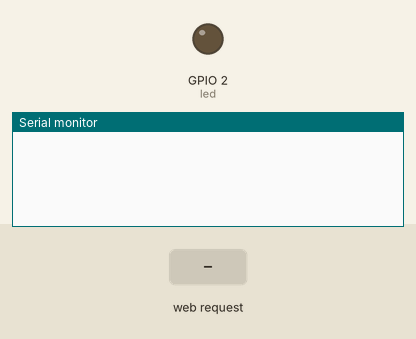
This sketch was run on a simulated ESP8266 (NodeMCU). On the bench: output pins drawn as LEDs (lit = HIGH), the last lines printed to the serial monitor. Inputs (shaded band) come from the test bench. WiFi joins after 1.5 s; servers stay silent unless stated.

Above: at 2.7 s.
2.8 s: HTTP request GET /leitura received
At 3.5 s:
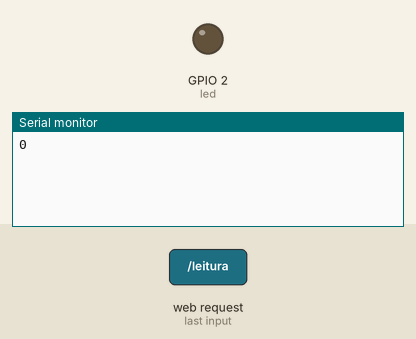
4.5 s: HTTP request GET /leituraz received
At 5.8 s:
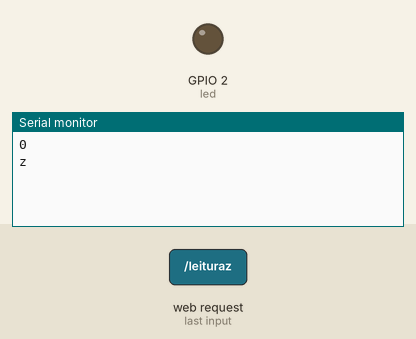

Measured:
- after the input at 2.8 s, the serial monitor: prints a new line after 0.20 s (image 1)
- after the input at 4.5 s, the serial monitor: prints a new line at once (image 2)

The sketch:

esp8266_cliente.ino
```cpp
#include <ESP8266WiFi.h>
#include <WiFiClient.h>
#include <ESP8266WebServer.h>
//#include <ESP8266mDNS.h>
#include <ArduinoOTA.h>

#ifndef STASSID
#define STASSID "Sscagnolato"
#define STAPSK  "saicapeta666"
#endif

const char* ssid = STASSID;
const char* password = STAPSK;
const char* host_ota = "ESP_BLAZER";   //Nome que o NodeMCU tera na rede OTA


ESP8266WebServer server(80);

const int led = LED_BUILTIN;
String incomming="c";

void handleRoot() {
  String pagina="Leitura = ";
  pagina +=  incomming;
  server.send(200, "text/plain", pagina);
}


void leitura() {
  // envia uma string para o arduino via serial, requisitando os dados dos sensores
  Serial.println("0");   // 0 = comando de requisicao de leitura
   server.send(200, "text/plain", "solicitacao de leitura enviada");
}

void leituraz() {
  // envia uma string para o arduino via serial, requisitando os dados dos sensores
  Serial.println("z");   // 0 = comando de requisicao de leitura
   server.send(200, "text/plain", "solicitacao de leitura enviada com z");
}

void setup(void) {
  pinMode(led, OUTPUT);
  digitalWrite(led, 0);
  Serial.begin(9600);
  WiFi.mode(WIFI_STA);
  WiFi.begin(ssid, password);

  //DEFINIÇÃO DE IP FIXO PARA O ESP
  IPAddress ip(192,168,1,110);
  IPAddress gateway(192,168,1,1);
  IPAddress subnet(255,255,255,0);
  WiFi.config(ip, gateway, subnet, gateway);


  // Wait for connection
  while (WiFi.status() != WL_CONNECTED) {
    delay(500);
  }


  server.on("/", handleRoot);

  server.on("/inline", []() {
    server.send(200, "text/plain", "ESP 8266 FUNCIONANDO OK");
  });

 // requisita leitura
 server.on("/leitura",leitura);
 server.on("/leituraz",leituraz);

 server.begin();

 //atualizador OTA
 ArduinoOTA.setPort(8266);     // Porta
 ArduinoOTA.setHostname(host_ota);  // hostname
 ArduinoOTA.begin();

 /**** WATCHDOG *****/
 ESP.wdtEnable(8000);
}

void loop(void) {
  server.handleClient();
  while (Serial.available()) {
   incomming=Serial.readString();
 }
 delay(500);
 ArduinoOTA.handle();
 ESP.wdtFeed();  // RESETA O WATCHDOG
}
```
